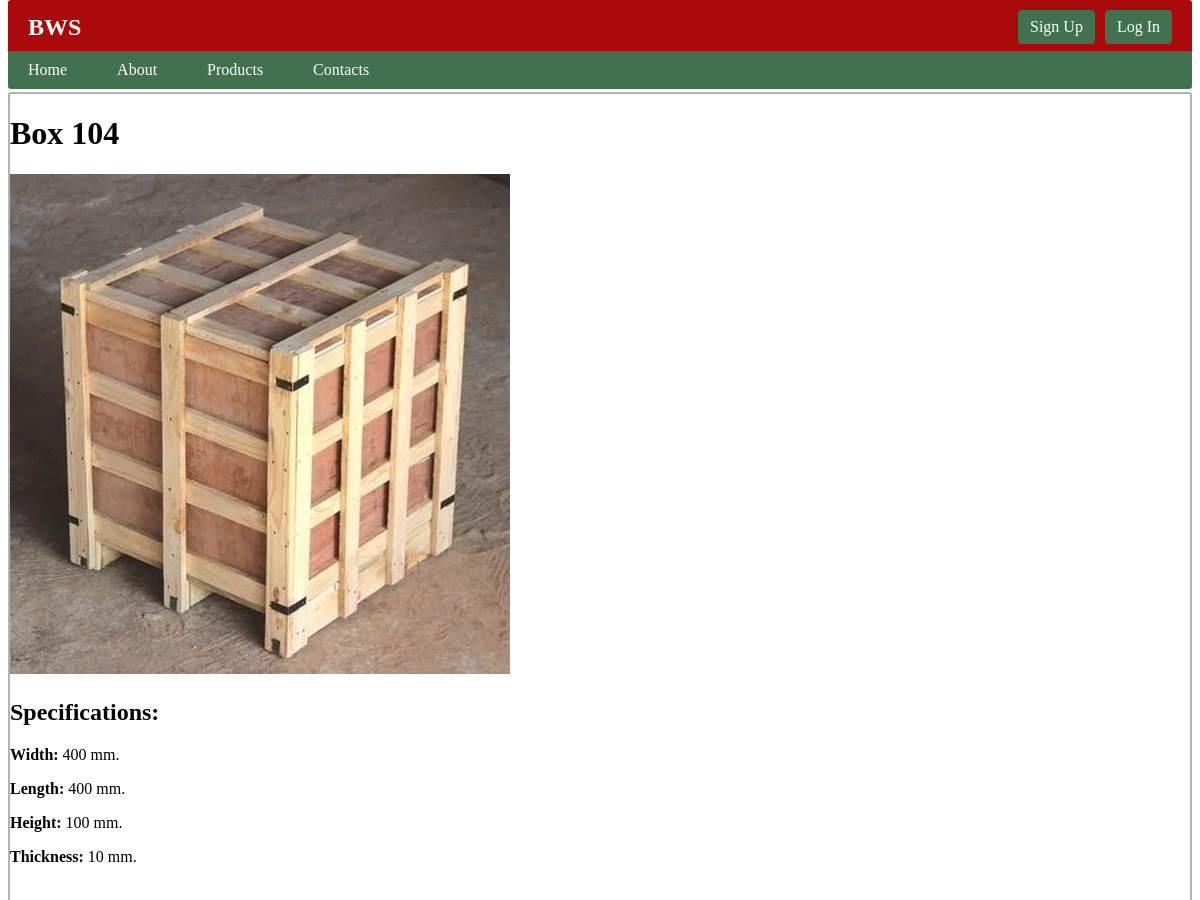
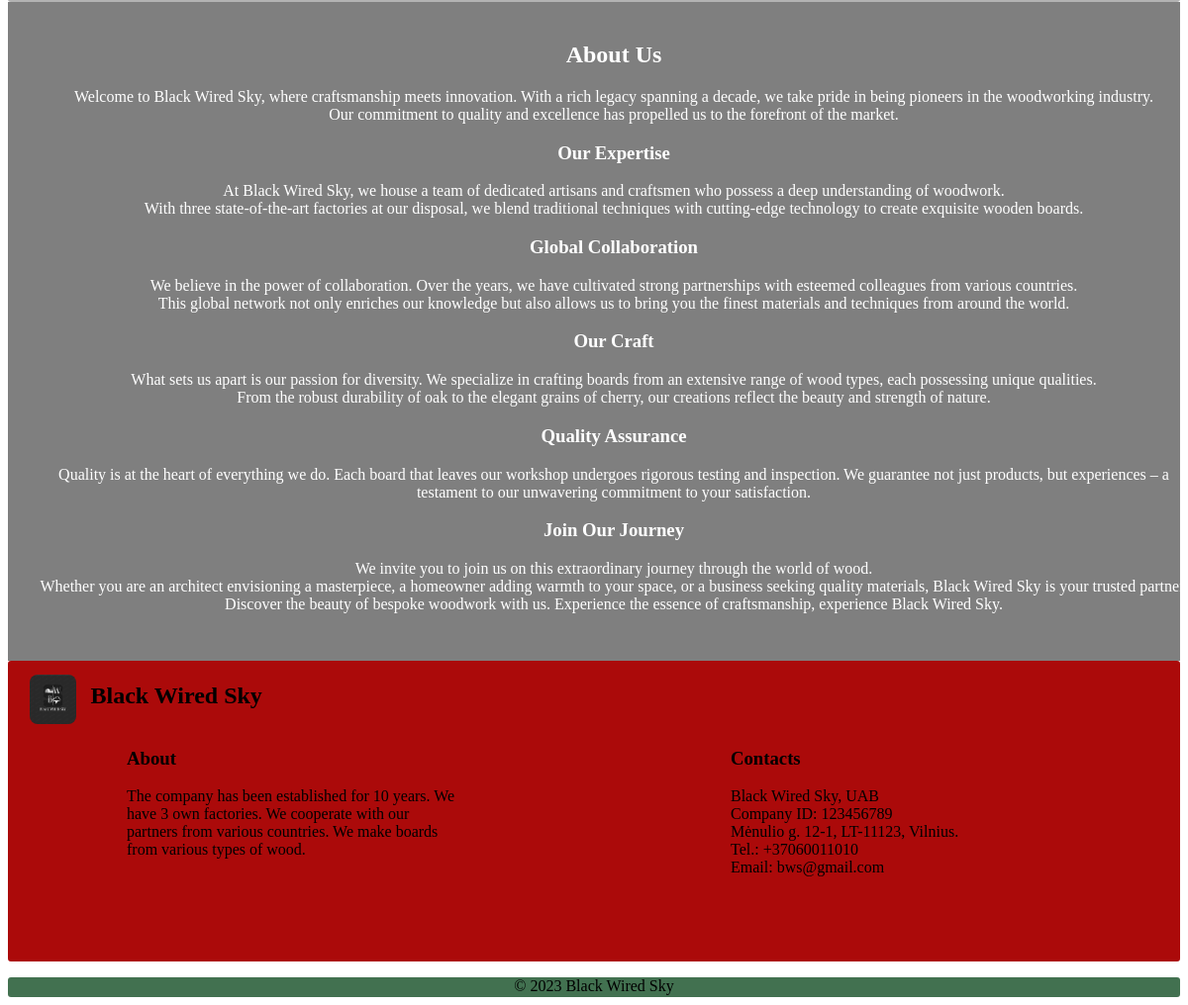
/bws/products/7, run on the app's committed database (2 pictures, top to bottom).
### bws/models.py (models this page shows, shortened)
class Product(models.Model):
    name = models.CharField(verbose_name='Name', max_length=200, unique=True)
    width = models.IntegerField(verbose_name='Width(mm)', default=0)
    length = models.IntegerField(verbose_name='Length(mm)', default=0)
    height = models.IntegerField(verbose_name='Height(mm)', default=0)
    thickness = models.IntegerField(verbose_name='Thickness(mm)', default=0)
    trailer = models.ForeignKey(to=Trailer, verbose_name='Trailer', on_delete=models.SET_NULL, null=True, blank=True)
    product_image = models.ImageField(verbose_name='Product Image', upload_to='products', null=True, blank=True)
    class Meta:
        verbose_name = 'Product'
        verbose_name_plural = 'Products'

### bws/views.py (the view, shortened to what this page needs)
# urls.py: path('products/<int:product_id>', views.ProductDetailView.as_view(), name='product'),
class ProductDetailView(FormMixin, generic.DetailView):
    model = Product
    template_name = 'product.html'
    context_object_name = 'product'
    form_class = BuyerOrderForm
    def get_object(self, queryset=None):
        product_id = self.kwargs.get('product_id')
        return get_object_or_404(Product, pk=product_id)

### bws/templates/product.html (shortened to what this page needs)
{% extends 'base.html' %}
{% load static %}
{% block 'content' %}
<div class="content">
    <div class="product">
        <h1>{{ product.name }}</h1>
        <h4>
            {% if product.product_image %}
            <img src="{{ product.product_image.url }}">
            {% else %}
            <img src="{% static 'images/no-image.png' %}">
            {% endif %}
        </h4>
        <h2>Specifications:</h2>
        <p><strong>Width:</strong> {{ product.width }} mm.</p>
        <p><strong>Length:</strong> {{ product.length }} mm.</p>
        <p><strong>Height:</strong> {{ product.height }} mm.</p>
        <p><strong>Thickness:</strong> {{ product.thickness }} mm.</p>
        <br>
    </div>
</div>
{% endblock %}

### bws/static/css/style.css (style rules this page uses)
.content { border: 2px solid #B3B3B3; border-radius: 3px; margin-top: 92px; }

### data on the page
Product: name "Box 104", product_image (picture), width "400", length "400", height "100", thickness "10"
